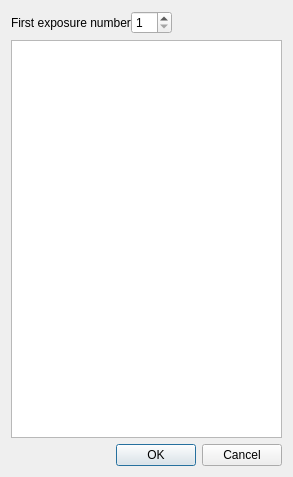
<?xml version="1.0" encoding="UTF-8"?>
<ui version="4.0">
 <class>AutoFillExpNumClass</class>
 <widget class="QDialog" name="AutoFillExpNumClass">
  <property name="geometry">
   <rect>
    <x>0</x>
    <y>0</y>
    <width>293</width>
    <height>477</height>
   </rect>
  </property>
  <property name="windowTitle">
   <string>Auto-fill exposure number</string>
  </property>
  <property name="windowIcon">
   <iconset resource="analogexif.qrc">
    <normaloff>:/images/icons/film.png</normaloff>:/images/icons/film.png</iconset>
  </property>
  <layout class="QVBoxLayout" name="verticalLayout">
   <item>
    <layout class="QHBoxLayout" name="horizontalLayout_2">
     <property name="spacing">
      <number>0</number>
     </property>
     <item>
      <widget class="QLabel" name="label_2">
       <property name="text">
        <string>First exposure number</string>
       </property>
      </widget>
     </item>
     <item>
      <widget class="QSpinBox" name="firstExpNum">
       <property name="minimum">
        <number>1</number>
       </property>
      </widget>
     </item>
     <item>
      <spacer name="horizontalSpacer_2">
       <property name="orientation">
        <enum>Qt::Horizontal</enum>
       </property>
       <property name="sizeHint" stdset="0">
        <size>
         <width>40</width>
         <height>20</height>
        </size>
       </property>
      </spacer>
     </item>
    </layout>
   </item>
   <item>
    <widget class="QTableView" name="fileExposures">
     <property name="font">
      <font>
       <kerning>true</kerning>
      </font>
     </property>
     <property name="alternatingRowColors">
      <bool>true</bool>
     </property>
     <property name="selectionMode">
      <enum>QAbstractItemView::SingleSelection</enum>
     </property>
     <property name="selectionBehavior">
      <enum>QAbstractItemView::SelectRows</enum>
     </property>
     <attribute name="horizontalHeaderVisible">
      <bool>true</bool>
     </attribute>
     <attribute name="horizontalHeaderDefaultSectionSize">
      <number>25</number>
     </attribute>
     <attribute name="horizontalHeaderHighlightSections">
      <bool>false</bool>
     </attribute>
     <attribute name="horizontalHeaderShowSortIndicator" stdset="0">
      <bool>true</bool>
     </attribute>
     <attribute name="horizontalHeaderStretchLastSection">
      <bool>true</bool>
     </attribute>
     <attribute name="verticalHeaderVisible">
      <bool>false</bool>
     </attribute>
     <attribute name="verticalHeaderDefaultSectionSize">
      <number>15</number>
     </attribute>
     <attribute name="verticalHeaderMinimumSectionSize">
      <number>15</number>
     </attribute>
     <attribute name="verticalHeaderVisible">
      <bool>false</bool>
     </attribute>
     <attribute name="horizontalHeaderShowSortIndicator" stdset="0">
      <bool>true</bool>
     </attribute>
     <attribute name="verticalHeaderDefaultSectionSize">
      <number>15</number>
     </attribute>
     <attribute name="horizontalHeaderStretchLastSection">
      <bool>true</bool>
     </attribute>
     <attribute name="horizontalHeaderVisible">
      <bool>true</bool>
     </attribute>
     <attribute name="verticalHeaderMinimumSectionSize">
      <number>15</number>
     </attribute>
     <attribute name="horizontalHeaderHighlightSections">
      <bool>false</bool>
     </attribute>
     <attribute name="horizontalHeaderDefaultSectionSize">
      <number>25</number>
     </attribute>
    </widget>
   </item>
   <item>
    <layout class="QHBoxLayout" name="horizontalLayout">
     <item>
      <spacer name="horizontalSpacer">
       <property name="orientation">
        <enum>Qt::Horizontal</enum>
       </property>
       <property name="sizeHint" stdset="0">
        <size>
         <width>40</width>
         <height>20</height>
        </size>
       </property>
      </spacer>
     </item>
     <item>
      <widget class="QDialogButtonBox" name="buttonBox">
       <property name="standardButtons">
        <set>QDialogButtonBox::Cancel|QDialogButtonBox::Ok</set>
       </property>
      </widget>
     </item>
    </layout>
   </item>
  </layout>
 </widget>
 <layoutdefault spacing="6" margin="11"/>
 <resources>
  <include location="analogexif.qrc"/>
 </resources>
 <connections>
  <connection>
   <sender>buttonBox</sender>
   <signal>accepted()</signal>
   <receiver>AutoFillExpNumClass</receiver>
   <slot>accept()</slot>
   <hints>
    <hint type="sourcelabel">
     <x>204</x>
     <y>455</y>
    </hint>
    <hint type="destinationlabel">
     <x>146</x>
     <y>238</y>
    </hint>
   </hints>
  </connection>
  <connection>
   <sender>buttonBox</sender>
   <signal>rejected()</signal>
   <receiver>AutoFillExpNumClass</receiver>
   <slot>reject()</slot>
   <hints>
    <hint type="sourcelabel">
     <x>204</x>
     <y>455</y>
    </hint>
    <hint type="destinationlabel">
     <x>146</x>
     <y>238</y>
    </hint>
   </hints>
  </connection>
 </connections>
</ui>
